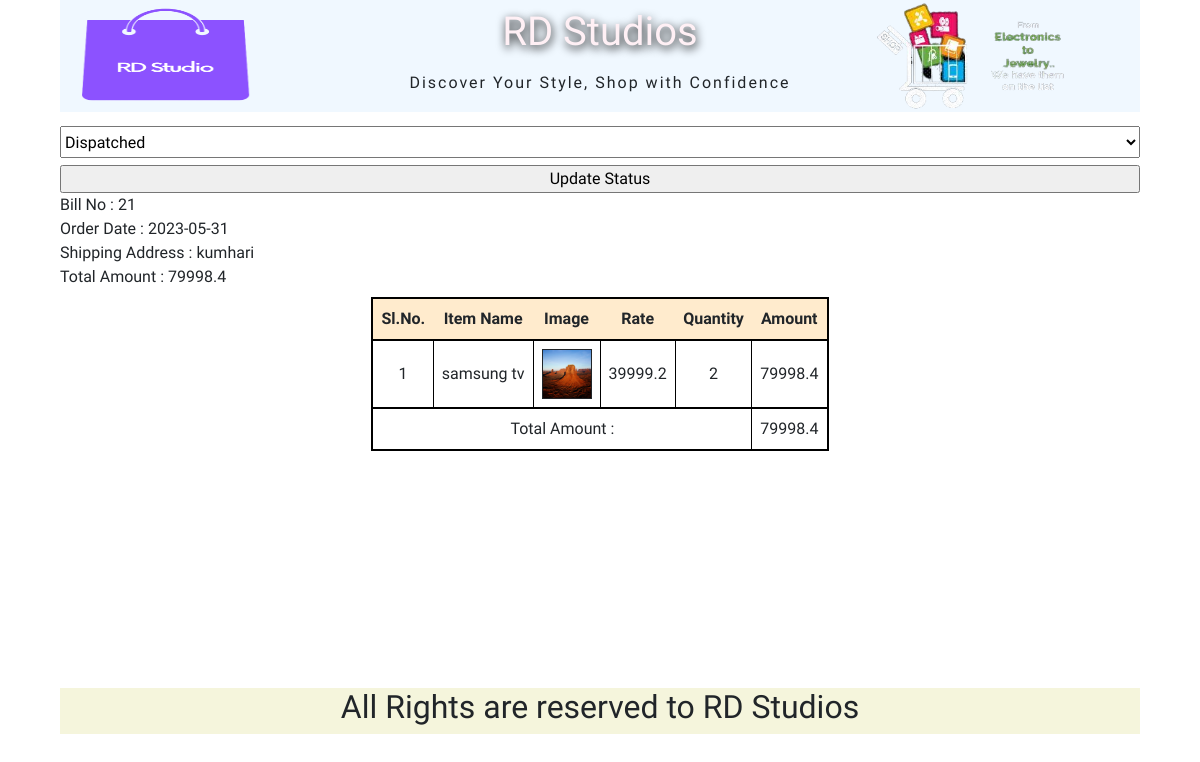
The page /adminOrderDetails.php?order_id=21 on the database its author committed.
### tables this page shows
CREATE TABLE IF NOT EXISTS `order_main` (
  `order_id` int(11) NOT NULL AUTO_INCREMENT,
  `user_name` varchar(30) NOT NULL,
  `shipping_address` text NOT NULL,
  `total_amount` float NOT NULL,
  `order_date` date NOT NULL,
  `order_status` varchar(30) NOT NULL,
  `last_update_date` date NOT NULL,
  PRIMARY KEY (`order_id`)
);

CREATE TABLE IF NOT EXISTS `order_detail` (
  `order_detail_id` int(11) NOT NULL AUTO_INCREMENT,
  `item_id` int(11) NOT NULL,
  `item_rate` float NOT NULL,
  `item_quantity` int(11) NOT NULL,
  `order_main_id` int(11) NOT NULL,
  PRIMARY KEY (`order_detail_id`)
);

CREATE TABLE IF NOT EXISTS `item_info` (
  `item_id` int(11) NOT NULL AUTO_INCREMENT,
  `item_name` varchar(55) NOT NULL,
  `item_dname` varchar(55) NOT NULL,
  `item_price` float NOT NULL,
  `item_description` text NOT NULL,
  `item_discount` float NOT NULL,
  `item_img` text NOT NULL,
  `item_category` varchar(20) NOT NULL,
  `reg_date` datetime NOT NULL,
  PRIMARY KEY (`item_id`)
);

### adminOrderDetails.php (the view, shortened to what this page needs)
<?php
  include("header.php");
?>
<div id="container">
   <div id='cartinfo'>
    <?php
      $odid=$_REQUEST["order_id"];
      include("dbconnect.php");
      $rsMain=mysqli_query($con,"select * from order_main where order_id='$odid'");
      $row=mysqli_fetch_array($rsMain);
      echo("<form method='get' action='updateStatus.php'>");
echo('<select name="order_status">');
echo('<option value="Dispatched">Dispatched</option>');
echo('</select></div>');
echo('<input type="submit" value="Update Status">');
      echo("<div id='adminOrderDetails'><div>");
      echo("Bill No : ".$row["order_id"] ."<br>");
      echo("Order Date : ".$row["order_date"] ."<br>");
      echo("Shipping Address : ".$row["shipping_address"] ."<br>");
      echo("Total Amount : ".$row["total_amount"] ."</div>");
      $sql="select ci.order_detail_id,ci.item_rate,ci.item_quantity,ii.item_name,ii.item_img from order_detail as ci,item_info as ii where ci.order_main_id='$odid' and ci.item_id=ii.item_id ";
      $rscart=mysqli_query($con,$sql) or die("Query Error -2");
      echo("<table border='2' id='displayCartInfoTable'>");
      echo("<tr><th>Sl.No. </th><th>Item Name </th><th>Image </th><th> Rate </th><th>Quantity </th><th> Amount</th> </tr>");
      $cnt=0;
      $total=0;
      while($row=mysqli_fetch_array($rscart))
      {
        $cnt++;
        echo("<tr>");
        echo("<td>");
        echo($cnt);
        echo("</td>");
        echo("<td>");
        echo($row["item_name"]);
        echo("</td>");
        echo("<td>");
        $img=".//collection//".$row['item_img'];
        echo("<img src='$img' width='50' height='50' border='1'>");
        echo("</td>");
        echo("<td>");
        echo($row["item_rate"]);
        echo("</td>");
        echo("<td>");
        echo($row["item_quantity"]);
        echo("</td>");
        $amnt=$row["item_rate"] * $row["item_quantity"];
        echo("<td>");
        echo($amnt);
        $total=$total + $amnt;
        echo("</td>");
        echo("</tr>");
      }
      echo("<tr><td colspan='5' align='right'>Total Amount : </td> <td colspan='2' >$total </td> </tr>");
      echo("</table>");
    ?>
   </div>
</div>
<?php
  include("footer.php");
?>

### css/style.css (style rules this page uses)
* { margin: 0px; padding: 0px; }
body { font-family: 'Balthazar', serif; }
#container { margin: 0.5rem; width: 90vw; display: flex; flex-direction: column; min-height: 70vh; max-height: fit-content; }
#container form { display: flex; flex-wrap: wrap; flex-direction: column; align-content: space-around; justify-content: center; align-items: flex-start; font-size: 1rem; line-height: 2rem; }
#container form input,#container form select,#container form textarea { width: 100%; height: 2rem; margin: 0.4rem 0px; }
form { display: flex; flex-direction: row; flex-wrap: nowrap; justify-content: center; align-items: center; }
#displayCartInfoTable { margin: 0.5rem auto; border: 2px solid black; }
#displayCartInfoTable tr { border: 2px solid black; }
#displayCartInfoTable td { border: 1px solid black; width: fit-content; padding: 0.5rem; text-align: center; }
#displayCartInfoTable th { text-align: center; background-color: blanchedalmond; padding: 0.5rem; }

### rows shown on the page
order_main: order_id "21", order_date "2023-05-31", shipping_address "kumhari", total_amount "79998.4"
order_detail: item.item_name "samsung tv", item.item_img (picture), item_rate "39999.2", item_quantity "2", amnt "79998.4"

### other values the page prints
$total "79998.4"
